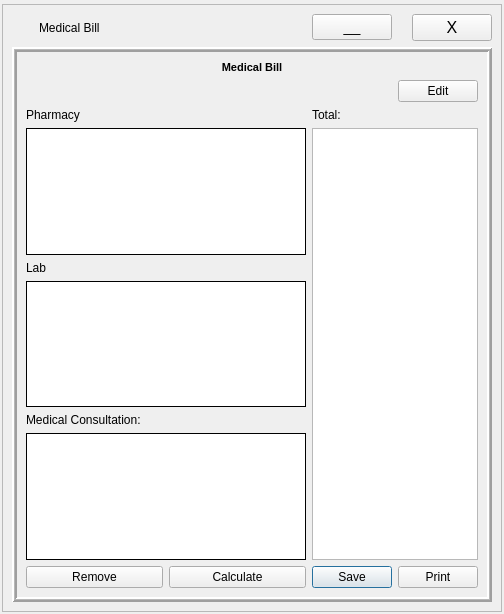
<?xml version="1.0" encoding="UTF-8"?>
<ui version="4.0">
 <class>Bill</class>
 <widget class="QDialog" name="Bill">
  <property name="geometry">
   <rect>
    <x>0</x>
    <y>0</y>
    <width>504</width>
    <height>614</height>
   </rect>
  </property>
  <property name="sizePolicy">
   <sizepolicy hsizetype="Fixed" vsizetype="Fixed">
    <horstretch>0</horstretch>
    <verstretch>0</verstretch>
   </sizepolicy>
  </property>
  <property name="windowTitle">
   <string>Bill</string>
  </property>
  <property name="autoFillBackground">
   <bool>true</bool>
  </property>
  <layout class="QGridLayout" name="gridLayout">
   <property name="leftMargin">
    <number>2</number>
   </property>
   <property name="topMargin">
    <number>2</number>
   </property>
   <property name="rightMargin">
    <number>2</number>
   </property>
   <property name="bottomMargin">
    <number>2</number>
   </property>
   <property name="spacing">
    <number>2</number>
   </property>
   <item row="0" column="0">
    <widget class="QFrame" name="frame_2">
     <property name="frameShape">
      <enum>QFrame::NoFrame</enum>
     </property>
     <property name="frameShadow">
      <enum>QFrame::Plain</enum>
     </property>
     <layout class="QHBoxLayout" name="horizontalLayout_3">
      <property name="sizeConstraint">
       <enum>QLayout::SetMinAndMaxSize</enum>
      </property>
      <property name="leftMargin">
       <number>3</number>
      </property>
      <property name="topMargin">
       <number>0</number>
      </property>
      <property name="rightMargin">
       <number>8</number>
      </property>
      <property name="bottomMargin">
       <number>0</number>
      </property>
     </layout>
    </widget>
   </item>
   <item row="1" column="0">
    <widget class="QFrame" name="bgflayer">
     <property name="sizePolicy">
      <sizepolicy hsizetype="Preferred" vsizetype="Ignored">
       <horstretch>0</horstretch>
       <verstretch>0</verstretch>
      </sizepolicy>
     </property>
     <property name="frameShape">
      <enum>QFrame::StyledPanel</enum>
     </property>
     <property name="frameShadow">
      <enum>QFrame::Raised</enum>
     </property>
     <layout class="QVBoxLayout" name="verticalLayout">
      <item>
       <layout class="QHBoxLayout" name="horizontalLayout_5">
        <property name="spacing">
         <number>20</number>
        </property>
        <item>
         <widget class="QLabel" name="logo">
          <property name="text">
           <string/>
          </property>
          <property name="pixmap">
           <pixmap>Sefa logo2.png</pixmap>
          </property>
          <property name="scaledContents">
           <bool>true</bool>
          </property>
         </widget>
        </item>
        <item>
         <widget class="QLabel" name="label_6">
          <property name="sizePolicy">
           <sizepolicy hsizetype="Expanding" vsizetype="Preferred">
            <horstretch>0</horstretch>
            <verstretch>0</verstretch>
           </sizepolicy>
          </property>
          <property name="text">
           <string>Medical Bill</string>
          </property>
          <property name="margin">
           <number>5</number>
          </property>
         </widget>
        </item>
        <item>
         <widget class="QPushButton" name="miniBtn">
          <property name="font">
           <font>
            <family>Tahoma</family>
            <pointsize>11</pointsize>
           </font>
          </property>
          <property name="cursor">
           <cursorShape>PointingHandCursor</cursorShape>
          </property>
          <property name="mouseTracking">
           <bool>true</bool>
          </property>
          <property name="tabletTracking">
           <bool>true</bool>
          </property>
          <property name="autoFillBackground">
           <bool>true</bool>
          </property>
          <property name="styleSheet">
           <string notr="true"/>
          </property>
          <property name="text">
           <string>__</string>
          </property>
          <property name="autoDefault">
           <bool>false</bool>
          </property>
          <property name="flat">
           <bool>false</bool>
          </property>
         </widget>
        </item>
        <item>
         <widget class="QPushButton" name="exitBtn">
          <property name="font">
           <font>
            <family>MS Shell Dlg 2</family>
            <pointsize>12</pointsize>
           </font>
          </property>
          <property name="cursor">
           <cursorShape>PointingHandCursor</cursorShape>
          </property>
          <property name="mouseTracking">
           <bool>true</bool>
          </property>
          <property name="tabletTracking">
           <bool>true</bool>
          </property>
          <property name="layoutDirection">
           <enum>Qt::LeftToRight</enum>
          </property>
          <property name="autoFillBackground">
           <bool>true</bool>
          </property>
          <property name="text">
           <string>X</string>
          </property>
          <property name="autoDefault">
           <bool>false</bool>
          </property>
          <property name="flat">
           <bool>false</bool>
          </property>
         </widget>
        </item>
       </layout>
      </item>
      <item>
       <widget class="QFrame" name="bgLayer">
        <property name="autoFillBackground">
         <bool>true</bool>
        </property>
        <property name="frameShape">
         <enum>QFrame::Box</enum>
        </property>
        <property name="frameShadow">
         <enum>QFrame::Raised</enum>
        </property>
        <property name="lineWidth">
         <number>2</number>
        </property>
        <property name="midLineWidth">
         <number>1</number>
        </property>
        <layout class="QGridLayout" name="gridLayout_2">
         <item row="8" column="0">
          <widget class="QListView" name="listView_2">
           <property name="autoFillBackground">
            <bool>true</bool>
           </property>
           <property name="frameShape">
            <enum>QFrame::Box</enum>
           </property>
           <property name="frameShadow">
            <enum>QFrame::Plain</enum>
           </property>
           <property name="lineWidth">
            <number>1</number>
           </property>
           <property name="sizeAdjustPolicy">
            <enum>QAbstractScrollArea::AdjustToContents</enum>
           </property>
           <property name="dragDropOverwriteMode">
            <bool>true</bool>
           </property>
           <property name="defaultDropAction">
            <enum>Qt::CopyAction</enum>
           </property>
           <property name="alternatingRowColors">
            <bool>true</bool>
           </property>
           <property name="movement">
            <enum>QListView::Free</enum>
           </property>
           <property name="isWrapping" stdset="0">
            <bool>true</bool>
           </property>
           <property name="spacing">
            <number>2</number>
           </property>
           <property name="uniformItemSizes">
            <bool>true</bool>
           </property>
           <property name="wordWrap">
            <bool>true</bool>
           </property>
           <property name="selectionRectVisible">
            <bool>true</bool>
           </property>
           <property name="itemAlignment">
            <set>Qt::AlignAbsolute|Qt::AlignCenter|Qt::AlignHCenter|Qt::AlignHorizontal_Mask|Qt::AlignJustify|Qt::AlignLeading|Qt::AlignLeft|Qt::AlignRight|Qt::AlignTrailing|Qt::AlignVCenter</set>
           </property>
          </widget>
         </item>
         <item row="5" column="1">
          <widget class="QLabel" name="label_2">
           <property name="text">
            <string>Total:</string>
           </property>
          </widget>
         </item>
         <item row="3" column="0" colspan="2">
          <widget class="QLabel" name="label_4">
           <property name="font">
            <font>
             <family>Tahoma</family>
             <pointsize>8</pointsize>
             <weight>75</weight>
             <bold>true</bold>
            </font>
           </property>
           <property name="text">
            <string>Medical Bill</string>
           </property>
           <property name="alignment">
            <set>Qt::AlignCenter</set>
           </property>
           <property name="wordWrap">
            <bool>true</bool>
           </property>
           <property name="margin">
            <number>5</number>
           </property>
          </widget>
         </item>
         <item row="7" column="0">
          <widget class="QLabel" name="label_3">
           <property name="text">
            <string>Lab</string>
           </property>
          </widget>
         </item>
         <item row="9" column="0">
          <widget class="QLabel" name="label_5">
           <property name="text">
            <string>Medical Consultation:</string>
           </property>
          </widget>
         </item>
         <item row="10" column="0">
          <widget class="QListView" name="listView_3">
           <property name="autoFillBackground">
            <bool>true</bool>
           </property>
           <property name="frameShape">
            <enum>QFrame::Box</enum>
           </property>
           <property name="frameShadow">
            <enum>QFrame::Plain</enum>
           </property>
           <property name="lineWidth">
            <number>1</number>
           </property>
           <property name="sizeAdjustPolicy">
            <enum>QAbstractScrollArea::AdjustToContents</enum>
           </property>
           <property name="dragEnabled">
            <bool>true</bool>
           </property>
           <property name="dragDropOverwriteMode">
            <bool>true</bool>
           </property>
           <property name="dragDropMode">
            <enum>QAbstractItemView::DragOnly</enum>
           </property>
           <property name="defaultDropAction">
            <enum>Qt::CopyAction</enum>
           </property>
           <property name="alternatingRowColors">
            <bool>true</bool>
           </property>
           <property name="movement">
            <enum>QListView::Free</enum>
           </property>
           <property name="isWrapping" stdset="0">
            <bool>true</bool>
           </property>
           <property name="spacing">
            <number>2</number>
           </property>
           <property name="uniformItemSizes">
            <bool>true</bool>
           </property>
           <property name="wordWrap">
            <bool>true</bool>
           </property>
           <property name="selectionRectVisible">
            <bool>true</bool>
           </property>
           <property name="itemAlignment">
            <set>Qt::AlignAbsolute|Qt::AlignCenter|Qt::AlignHCenter|Qt::AlignHorizontal_Mask|Qt::AlignJustify|Qt::AlignLeading|Qt::AlignLeft|Qt::AlignRight|Qt::AlignTrailing|Qt::AlignVCenter</set>
           </property>
          </widget>
         </item>
         <item row="6" column="1" rowspan="5">
          <widget class="QTableView" name="tableView">
           <property name="sizePolicy">
            <sizepolicy hsizetype="Expanding" vsizetype="Expanding">
             <horstretch>1</horstretch>
             <verstretch>0</verstretch>
            </sizepolicy>
           </property>
          </widget>
         </item>
         <item row="11" column="1">
          <layout class="QHBoxLayout" name="horizontalLayout_4">
           <item>
            <widget class="QPushButton" name="saveBtn">
             <property name="text">
              <string>Save</string>
             </property>
            </widget>
           </item>
           <item>
            <widget class="QPushButton" name="printBtn">
             <property name="text">
              <string>Print</string>
             </property>
            </widget>
           </item>
          </layout>
         </item>
         <item row="5" column="0">
          <widget class="QLabel" name="label">
           <property name="text">
            <string>Pharmacy</string>
           </property>
          </widget>
         </item>
         <item row="11" column="0">
          <layout class="QHBoxLayout" name="horizontalLayout">
           <item>
            <widget class="QPushButton" name="removeBtn">
             <property name="text">
              <string>Remove</string>
             </property>
            </widget>
           </item>
           <item>
            <widget class="QPushButton" name="calculateBtn">
             <property name="text">
              <string>Calculate</string>
             </property>
            </widget>
           </item>
          </layout>
         </item>
         <item row="6" column="0">
          <widget class="QListView" name="listView">
           <property name="sizePolicy">
            <sizepolicy hsizetype="Expanding" vsizetype="Expanding">
             <horstretch>3</horstretch>
             <verstretch>0</verstretch>
            </sizepolicy>
           </property>
           <property name="autoFillBackground">
            <bool>true</bool>
           </property>
           <property name="frameShape">
            <enum>QFrame::Box</enum>
           </property>
           <property name="frameShadow">
            <enum>QFrame::Plain</enum>
           </property>
           <property name="lineWidth">
            <number>1</number>
           </property>
           <property name="sizeAdjustPolicy">
            <enum>QAbstractScrollArea::AdjustToContents</enum>
           </property>
           <property name="dragEnabled">
            <bool>true</bool>
           </property>
           <property name="dragDropOverwriteMode">
            <bool>true</bool>
           </property>
           <property name="defaultDropAction">
            <enum>Qt::CopyAction</enum>
           </property>
           <property name="alternatingRowColors">
            <bool>true</bool>
           </property>
           <property name="selectionMode">
            <enum>QAbstractItemView::SingleSelection</enum>
           </property>
          </widget>
         </item>
         <item row="4" column="0" colspan="2">
          <layout class="QHBoxLayout" name="horizontalLayout_2">
           <item>
            <spacer name="horizontalSpacer">
             <property name="orientation">
              <enum>Qt::Horizontal</enum>
             </property>
             <property name="sizeHint" stdset="0">
              <size>
               <width>40</width>
               <height>20</height>
              </size>
             </property>
            </spacer>
           </item>
           <item>
            <widget class="QPushButton" name="pushButton">
             <property name="text">
              <string>Edit</string>
             </property>
            </widget>
           </item>
          </layout>
         </item>
        </layout>
       </widget>
      </item>
     </layout>
    </widget>
   </item>
  </layout>
 </widget>
 <resources/>
 <connections/>
</ui>
